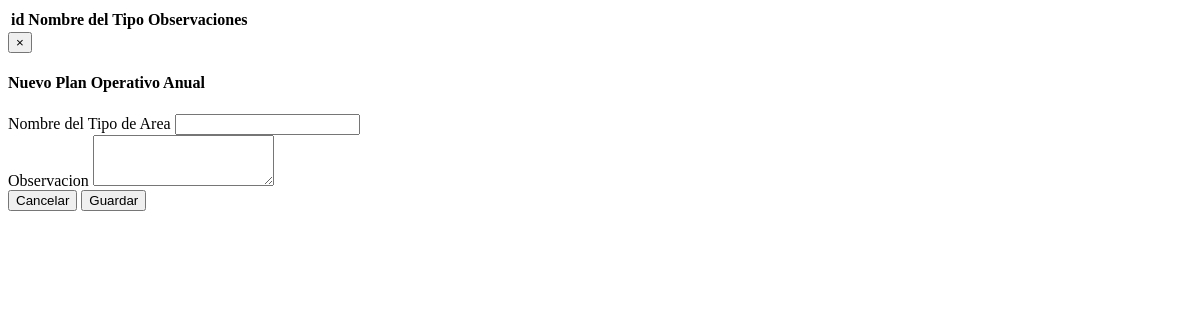
The app's page /Datos/mostrarTipos.php, older data.
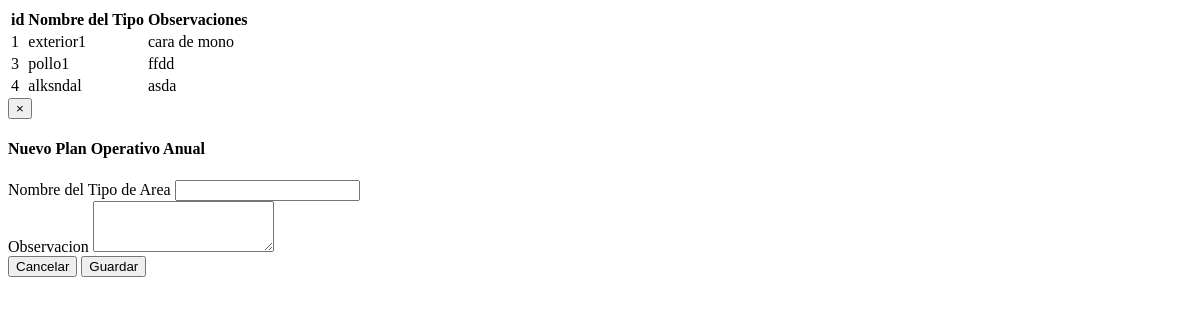
The same page, newer data.
### tables this page shows
CREATE TABLE IF NOT EXISTS `tipo_area` (
  `id_Tipo_Area` int(11) NOT NULL,
  `nombre` varchar(30) NOT NULL,
  `observaciones` text NOT NULL
);

### Datos/mostrarTipos.php (the view, shortened to what this page needs)
<?php
include '../Datos/conexion.php';
$query = mysql_query("Select * from tipo_area", $enlace);
?>
<!DOCTYPE html>
<html lang="en">
    <head>
    </head>
    <body>
        <div class="panel-body">
            <div class="table-responsive">
                <table class="table">
                    <thead>
                        <tr>
                            <th>id</th>
                            <th>Nombre del Tipo</th>
                            <th>Observaciones</th>
                            <th></th>
                        </tr>
                    </thead>
                    <tbody>
                        <?php
                        while ($row = mysql_fetch_array($query)) {
                            ?>
                            <tr>
                                <td><?php echo $row['id_Tipo_Area'] ?></td>
                                <td><?php echo $row['nombre'] ?></td>
                                <td><?php echo $row['observaciones'] ?></td>
                                <td>
                                </td>
                            </tr>
                            <?php
                        }
                        ?>
                    </tbody>
                </table>
            </div>
        </div>
                     <div class="modal fade" id="eModalNuevoTipoArea" tabindex="-1" role="dialog" aria-labelledby="myModalLabel" aria-hidden="true">
                        <div class="modal-dialog">
                            <div class="modal-content">
                                <form role="form" id="eform2" name="form" >
                                    <div class="modal-header">
                                        <button type="button" class="close" data-dismiss="modal" aria-hidden="true">&times;</button>
                                        <h4 class="modal-title" id="myModalLabel">Nuevo Plan Operativo Anual</h4>
                                    </div>
                                    <div class="modal-body">
                                        <div class="form-group">
                                            <label>Nombre del Tipo de Area</label>
                                            <input id="eNombreDeTArea" class="form-control" required>
                                        </div>
                                        <div class="form-group">
                                            <label>Observacion</label>
                                            <textarea id="eObservacionDeTArea" class="form-control" rows="3"></textarea>
                                        </div>
                                    </div>
                                    <div class="modal-footer">
                                        <button type="button"  class="btn btn-default" data-dismiss="modal">Cancelar</button>
                                        <button  id="guardarR" class="btn btn-primary" >Guardar</button>
                                    </div>
                                </form>
                            </div>
                        </div>
                    </div>
    </body>
</html>

Row changes from the older to the newer data that the page shows:
added tipo_area: id_Tipo_Area "1", nombre "exterior1", observaciones "cara de mono"
added tipo_area: id_Tipo_Area "3", nombre "pollo1", observaciones "ffdd"
added tipo_area: id_Tipo_Area "4", nombre "alksndal", observaciones "asda"
